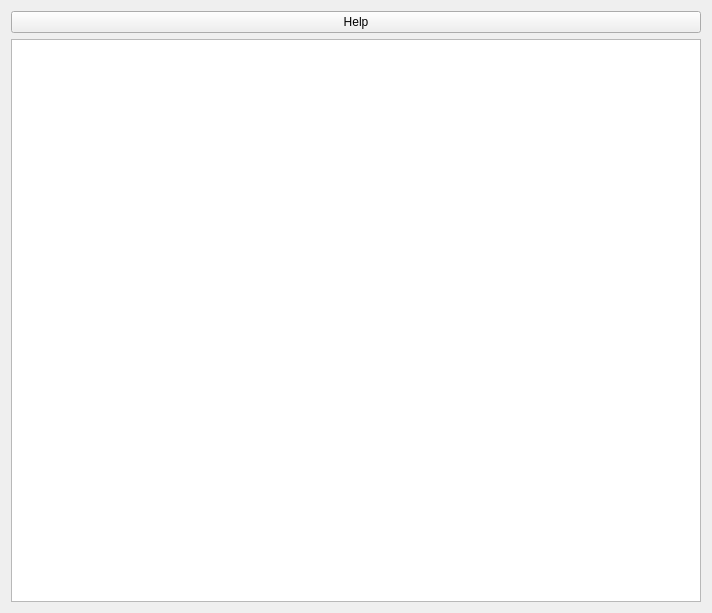
<?xml version="1.0" encoding="UTF-8"?>
<ui version="4.0">
 <class>Widget</class>
 <widget class="QWidget" name="Widget">
  <property name="geometry">
   <rect>
    <x>0</x>
    <y>0</y>
    <width>712</width>
    <height>613</height>
   </rect>
  </property>
  <property name="windowTitle">
   <string>Widget</string>
  </property>
  <layout class="QGridLayout" name="gridLayout">
   <item row="1" column="0">
    <widget class="QGraphicsView" name="graphicsView"/>
   </item>
   <item row="0" column="0">
    <widget class="QPushButton" name="pushButton">
     <property name="text">
      <string>Help</string>
     </property>
    </widget>
   </item>
  </layout>
 </widget>
 <layoutdefault spacing="6" margin="11"/>
 <resources/>
 <connections/>
</ui>
